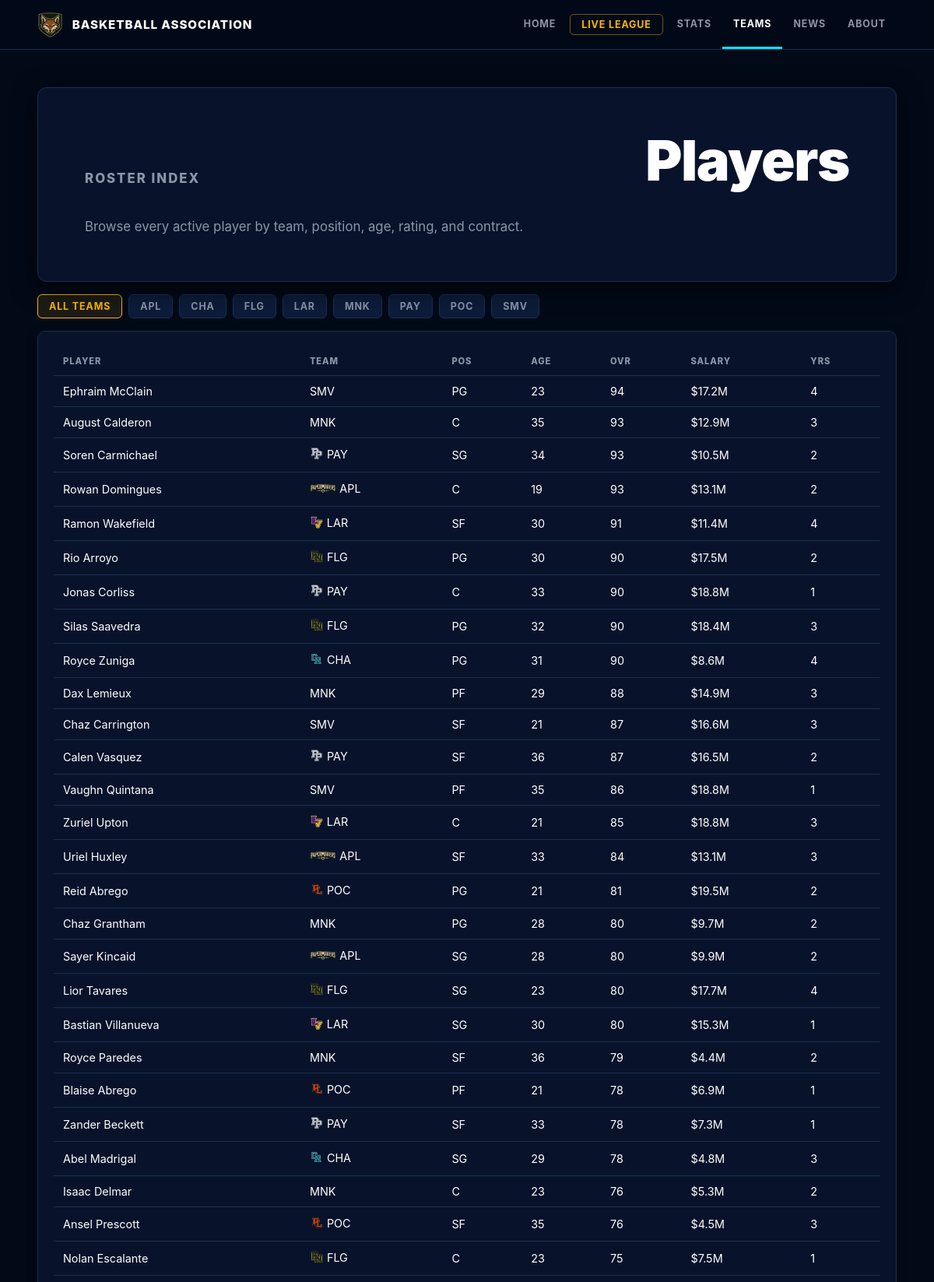
The page /players (upper part) on the database its author committed.
### tables this page shows
CREATE TABLE teams (
            id          INTEGER PRIMARY KEY,
            city        TEXT NOT NULL,
            name        TEXT NOT NULL,
            abbreviation TEXT NOT NULL,
            mascot     TEXT,
            colors      TEXT,
            logo_description TEXT,
            motto       TEXT,
            arena       TEXT,
            team_archetype TEXT,
            play_style  TEXT,
            reputation  TEXT,
            rivalry     TEXT,
            signature_trait TEXT
        , fan_pitch TEXT, pressure_label TEXT, rivalry_intensity REAL DEFAULT 0.5);

CREATE TABLE contracts (
            id             INTEGER PRIMARY KEY,
            player_id      INTEGER NOT NULL REFERENCES players(id),
            team_id        INTEGER NOT NULL REFERENCES teams(id),
            salary         INTEGER NOT NULL,
            years_remaining INTEGER NOT NULL,
            season_start   INTEGER NOT NULL
        );

CREATE TABLE players (
            id           INTEGER PRIMARY KEY,
            team_id      INTEGER NOT NULL REFERENCES teams(id),
            first_name   TEXT NOT NULL,
            last_name    TEXT NOT NULL,
            age          INTEGER NOT NULL,
            position     TEXT NOT NULL,
            skill_rating INTEGER NOT NULL,
            salary       INTEGER NOT NULL,
            status       TEXT DEFAULT 'active',
            retired_season INTEGER
        );

### web_app.py (the view)
@app.route("/players")
def players():
    team_id = request.args.get("team_id", type=int)
    def load(conn):
        state = q.get_state(conn)
        if not state:
            return None
        return {
            "state": state,
            "selected_team_id": team_id,
            "player_rows": q.players_index(conn, team_id=team_id),
        }
    data = with_conn(load)
    if not data:
        return render_no_league()
    return render_template("players.html", **data, active="players")

### league/database.py (called while the page is built)
def get_connection():
    url = os.environ.get("DATABASE_URL")
    if url:
        import psycopg2
        from urllib.parse import urlparse, unquote
        url = url.strip()
        p = urlparse(url)
        pg = psycopg2.connect(
            host=p.hostname,
            port=p.port or 5432,
            dbname=p.path.lstrip("/"),
            user=p.username,
            password=unquote(p.password, encoding="latin-1") if p.password else None,
        )
        pg.autocommit = False
        return _PGConn(pg)
    else:
        conn = sqlite3.connect(DB_PATH)
        conn.row_factory = sqlite3.Row
        conn.execute("PRAGMA foreign_keys = ON")
        return conn

### league/web_queries.py (called while the page is built)
def dicts(rows):
    return [dict(row) for row in rows]

def one(row):
    return dict(row) if row else None

def get_state(conn):
    return one(conn.execute("SELECT * FROM league_state WHERE id = 1").fetchone())

def get_site_chrome(conn):
    return {
        "state": get_state(conn),
        "teams": dicts(conn.execute(
            "SELECT id, city, name, abbreviation FROM teams ORDER BY city"
        ).fetchall()),
    }

def players_index(conn, team_id=None):
    params = []
    where = "WHERE COALESCE(p.status, 'active') = 'active'"
    if team_id:
        where += " AND p.team_id = ?"
        params.append(team_id)
    return dicts(conn.execute(f"""
        SELECT p.id,
               p.first_name || ' ' || p.last_name AS player,
               p.position,
               p.age,
               p.skill_rating,
               p.salary,
               t.id AS team_id,
               t.city || ' ' || t.name AS team_name,
               t.abbreviation,
               c.years_remaining
        FROM players p
        JOIN teams t ON t.id = p.team_id
        LEFT JOIN contracts c ON c.player_id = p.id
        {where}
        ORDER BY p.skill_rating DESC, p.last_name
    """, params).fetchall())

### web_app.py (called while the page is built)
def with_conn(callback):
    conn = get_connection()
    try:
        return callback(conn)
    finally:
        conn.close()

@app.template_filter("money")
def money(value):
    if value is None:
        return "-"
    return f"${value / 1_000_000:.1f}M"

@app.context_processor
def inject_chrome():
    def load():
        return with_conn(q.get_site_chrome)
    try:
        chrome = load()
    except Exception:
        chrome = {"state": None, "teams": []}
    return chrome

### templates/players.html (shortened to what this page needs)
{% extends "base.html" %}
{% block content %}
<section class="page-hero compact">
  <p class="eyebrow">Roster Index</p>
  <h1>Players</h1>
  <p>Browse every active player by team, position, age, rating, and contract.</p>
</section>
<section class="filters">
  <a class="{{ 'active' if not selected_team_id else '' }}" href="{{ url_for('players') }}">All Teams</a>
  {% for team in teams %}
    <a class="{{ 'active' if selected_team_id == team.id else '' }}" href="{{ url_for('players', team_id=team.id) }}">{{ team.abbreviation }}</a>
  {% endfor %}
</section>
<section class="panel full">
  <div class="table-wrap">
    <table>
      <thead><tr><th>Player</th><th>Team</th><th>Pos</th><th>Age</th><th>OVR</th><th>Salary</th><th>Yrs</th></tr></thead>
      <tbody>
        {% for p in player_rows %}
          <tr>
            <td><a href="{{ url_for('player_page', player_id=p.id) }}">{{ p.player }}</a></td>
            <td>
              <a href="{{ url_for('team_page', abbr=p.abbreviation) }}" class="abbr-cell">
                <img src="{{ url_for('static', filename='images/teams/' ~ p.abbreviation ~ '/tertiary.png') }}"
                     alt="" class="logo-tertiary" onerror="this.style.display='none'">
                {{ p.abbreviation }}
              </a>
            </td>
            <td>{{ p.position }}</td>
            <td>{{ p.age }}</td>
            <td>{{ p.skill_rating }}</td>
            <td>{{ p.salary|money }}</td>
            <td>{{ p.years_remaining or "-" }}</td>
          </tr>
        {% else %}
          <tr><td colspan="7">No players found.</td></tr>
        {% endfor %}
      </tbody>
    </table>
  </div>
</section>
{% endblock %}

### static/site.css (style rules this page uses)
:root { --bg: #020A18; --surface: #08132B; --surface-2: #0d1c3a; --surface-3: #142444; --border: #1c2e50; --border-bright: #2e4570; --text: #FFFFFF; --muted: #8A96A8; --accent: #00E5FF; --accent-light: #3DF3FF; --accent-glow: rgba(0, 229, 255, 0.15); --blue: #0078FF; --gold: #FFB800; --gold-hover: #CC9400; --gold-light: #FFD166; --gold-glow: rgba(255, 184, 0, 0.25); --silver: #C0C0C0; --green: #22c55e; --red: #ef4444; --shadow: 0 8px 32px rgba(0, 0, 0, 0.7); --shadow-sm: 0 2px 12px rgba(0, 0, 0, 0.5); }
* { box-sizing: border-box; }
html { scroll-behavior: smooth; }
body { margin: 0; background: var(--bg); color: var(--text); font-family: -apple-system, BlinkMacSystemFont, "Segoe UI", Roboto, "Helvetica Neue", Arial, sans-serif; }
a { color: inherit; text-decoration: none; }
.league-hero, .team-hero, .player-hero, .game-hero, .commissioner-hero, .page-hero { position: relative; overflow: hidden; padding: clamp(28px, 5vw, 60px); border: 1px solid var(--border); border-radius: 12px; background: var(--surface); box-shadow: var(--shadow); }
.league-hero, .team-hero, .player-hero, .game-hero, .commissioner-hero, .page-hero { display: grid; grid-template-columns: minmax(0, 1.3fr) auto; gap: 28px; align-items: end; min-height: 240px; }
.eyebrow { margin: 0 0 12px; color: var(--accent); font-size: 0.72rem; font-weight: 800; text-transform: uppercase; letter-spacing: 0.12em; }
h1 { margin: 0; font-size: clamp(2.2rem, 6vw, 5.5rem); font-weight: 900; line-height: 0.92; letter-spacing: -0.02em; color: var(--text); }
p { overflow-wrap: anywhere; }
.league-hero p, .page-hero p, .team-hero p, .player-hero p, .game-hero p, .commissioner-hero p { max-width: 640px; margin: 14px 0 0; color: var(--muted); font-size: 1.05rem; }
.panel { padding: 20px; border: 1px solid var(--border); background: var(--surface); border-radius: 10px; box-shadow: var(--shadow-sm); }
.table-wrap { overflow-x: auto; }
table { width: 100%; border-collapse: collapse; min-width: 560px; }
th, td { padding: 11px 12px; border-bottom: 1px solid var(--border); text-align: left; white-space: nowrap; }
th { color: var(--muted); font-size: 0.7rem; font-weight: 800; text-transform: uppercase; letter-spacing: 0.08em; }
td { font-size: 0.9rem; }
.filters { display: flex; flex-wrap: wrap; gap: 8px; margin: 16px 0; }
.filters a, .filters span { padding: 7px 14px; border: 1px solid var(--border); background: var(--surface-2); color: var(--muted); font-size: 0.78rem; font-weight: 700; text-transform: uppercase; letter-spacing: 0.07em; border-radius: 6px; transition: color 0.15s, border-color 0.15s, background 0.15s; cursor: pointer; }
.filters a.active { background: rgba(255, 184, 0, 0.10); border-color: var(--gold); color: var(--gold); }
.logo-tertiary { height: 18px; width: auto; display: inline-block; vertical-align: middle; flex-shrink: 0; }
.abbr-cell { display: inline-flex; align-items: center; gap: 4px; text-decoration: none; color: inherit; }

### rows shown on the page
teams: abbreviation "APL"
teams: abbreviation "CHA"
teams: abbreviation "FLG"
teams: abbreviation "LAR"
teams: abbreviation "MNK"
teams: abbreviation "PAY"
teams: abbreviation "POC"
teams: abbreviation "SMV"
contracts: player "Ephraim McClain", abbreviation "SMV", position "PG", age "23", skill_rating "94", salary "$17.2M", years_remaining "4"
contracts: player "August Calderon", abbreviation "MNK", position "C", age "35", skill_rating "93", salary "$12.9M", years_remaining "3"
contracts: player "Soren Carmichael", abbreviation "PAY", position "SG", age "34", skill_rating "93", salary "$10.5M", years_remaining "2"
contracts: player "Rowan Domingues", abbreviation "APL", position "C", age "19", skill_rating "93", salary "$13.1M", years_remaining "2"
contracts: player "Ramon Wakefield", abbreviation "LAR", position "SF", age "30", skill_rating "91", salary "$11.4M", years_remaining "4"
contracts: player "Rio Arroyo", abbreviation "FLG", position "PG", age "30", skill_rating "90", salary "$17.5M", years_remaining "2"
contracts: player "Jonas Corliss", abbreviation "PAY", position "C", age "33", skill_rating "90", salary "$18.8M", years_remaining "1"
contracts: player "Silas Saavedra", abbreviation "FLG", position "PG", age "32", skill_rating "90", salary "$18.4M", years_remaining "3"
contracts: player "Royce Zuniga", abbreviation "CHA", position "PG", age "31", skill_rating "90", salary "$8.6M", years_remaining "4"
contracts: player "Dax Lemieux", abbreviation "MNK", position "PF", age "29", skill_rating "88", salary "$14.9M", years_remaining "3"
contracts: player "Chaz Carrington", abbreviation "SMV", position "SF", age "21", skill_rating "87", salary "$16.6M", years_remaining "3"
contracts: player "Calen Vasquez", abbreviation "PAY", position "SF", age "36", skill_rating "87", salary "$16.5M", years_remaining "2"
contracts: player "Vaughn Quintana", abbreviation "SMV", position "PF", age "35", skill_rating "86", salary "$18.8M", years_remaining "1"
contracts: player "Zuriel Upton", abbreviation "LAR", position "C", age "21", skill_rating "85", salary "$18.8M", years_remaining "3"
contracts: player "Uriel Huxley", abbreviation "APL", position "SF", age "33", skill_rating "84", salary "$13.1M", years_remaining "3"
contracts: player "Reid Abrego", abbreviation "POC", position "PG", age "21", skill_rating "81", salary "$19.5M", years_remaining "2"
contracts: player "Chaz Grantham", abbreviation "MNK", position "PG", age "28", skill_rating "80", salary "$9.7M", years_remaining "2"
contracts: player "Sayer Kincaid", abbreviation "APL", position "SG", age "28", skill_rating "80", salary "$9.9M", years_remaining "2"
contracts: player "Lior Tavares", abbreviation "FLG", position "SG", age "23", skill_rating "80", salary "$17.7M", years_remaining "4"
contracts: player "Bastian Villanueva", abbreviation "LAR", position "SG", age "30", skill_rating "80", salary "$15.3M", years_remaining "1"
contracts: player "Royce Paredes", abbreviation "MNK", position "SF", age "36", skill_rating "79", salary "$4.4M", years_remaining "2"
contracts: player "Blaise Abrego", abbreviation "POC", position "PF", age "21", skill_rating "78", salary "$6.9M", years_remaining "1"
contracts: player "Zander Beckett", abbreviation "PAY", position "SF", age "33", skill_rating "78", salary "$7.3M", years_remaining "1"
contracts: player "Abel Madrigal", abbreviation "CHA", position "SG", age "29", skill_rating "78", salary "$4.8M", years_remaining "3"
contracts: player "Isaac Delmar", abbreviation "MNK", position "C", age "23", skill_rating "76", salary "$5.3M", years_remaining "2"
contracts: player "Ansel Prescott", abbreviation "POC", position "SF", age "35", skill_rating "76", salary "$4.5M", years_remaining "3"
contracts: player "Nolan Escalante", abbreviation "FLG", position "C", age "23", skill_rating "75", salary "$7.5M", years_remaining "1"
